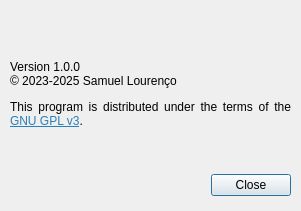
<?xml version="1.0" encoding="UTF-8"?>
<ui version="4.0">
 <class>AboutDialog</class>
 <widget class="QDialog" name="AboutDialog">
  <property name="geometry">
   <rect>
    <x>0</x>
    <y>0</y>
    <width>301</width>
    <height>211</height>
   </rect>
  </property>
  <property name="minimumSize">
   <size>
    <width>301</width>
    <height>211</height>
   </size>
  </property>
  <property name="maximumSize">
   <size>
    <width>301</width>
    <height>211</height>
   </size>
  </property>
  <property name="windowTitle">
   <string>About MCP2210 Commander</string>
  </property>
  <property name="windowIcon">
   <iconset resource="resources.qrc">
    <normaloff>:/icons/icons/active64.png</normaloff>
    <normalon>:/icons/icons/active64.png</normalon>
    <disabledoff>:/icons/icons/greyed64.png</disabledoff>
    <disabledon>:/icons/icons/greyed64.png</disabledon>
    <activeoff>:/icons/icons/active64.png</activeoff>
    <activeon>:/icons/icons/active64.png</activeon>
    <selectedoff>:/icons/icons/selected64.png</selectedoff>
    <selectedon>:/icons/icons/selected64.png</selectedon>:/icons/icons/active64.png</iconset>
  </property>
  <property name="locale">
   <locale language="English" country="UnitedStates"/>
  </property>
  <widget class="QDialogButtonBox" name="buttonBox">
   <property name="geometry">
    <rect>
     <x>10</x>
     <y>170</y>
     <width>281</width>
     <height>31</height>
    </rect>
   </property>
   <property name="orientation">
    <enum>Qt::Horizontal</enum>
   </property>
   <property name="standardButtons">
    <set>QDialogButtonBox::Close</set>
   </property>
  </widget>
  <widget class="QLabel" name="labelBanner">
   <property name="geometry">
    <rect>
     <x>10</x>
     <y>10</y>
     <width>281</width>
     <height>41</height>
    </rect>
   </property>
   <property name="text">
    <string>&lt;html&gt;&lt;head/&gt;&lt;body&gt;&lt;p&gt;&lt;img src=&quot;:/images/images/banner.png&quot;/&gt;&lt;/p&gt;&lt;/body&gt;&lt;/html&gt;</string>
   </property>
  </widget>
  <widget class="QLabel" name="labelAbout">
   <property name="geometry">
    <rect>
     <x>10</x>
     <y>60</y>
     <width>281</width>
     <height>101</height>
    </rect>
   </property>
   <property name="text">
    <string>&lt;html&gt;&lt;head/&gt;&lt;body&gt;&lt;p&gt;Version 1.0.0&lt;br/&gt;© 2023-2025 Samuel Lourenço&lt;/p&gt;&lt;p&gt;This program is distributed under the terms of the &lt;a href=&quot;https://www.gnu.org/licenses/gpl-3.0-standalone.html&quot;&gt;&lt;span style=&quot; text-decoration: underline; color:#2980b9;&quot;&gt;GNU GPL v3&lt;/span&gt;&lt;/a&gt;.&lt;/p&gt;&lt;/body&gt;&lt;/html&gt;</string>
   </property>
   <property name="alignment">
    <set>Qt::AlignJustify|Qt::AlignTop</set>
   </property>
   <property name="wordWrap">
    <bool>true</bool>
   </property>
   <property name="openExternalLinks">
    <bool>true</bool>
   </property>
  </widget>
 </widget>
 <resources>
  <include location="resources.qrc"/>
 </resources>
 <connections>
  <connection>
   <sender>buttonBox</sender>
   <signal>rejected()</signal>
   <receiver>AboutDialog</receiver>
   <slot>close()</slot>
   <hints>
    <hint type="sourcelabel">
     <x>150</x>
     <y>185</y>
    </hint>
    <hint type="destinationlabel">
     <x>150</x>
     <y>105</y>
    </hint>
   </hints>
  </connection>
 </connections>
</ui>
